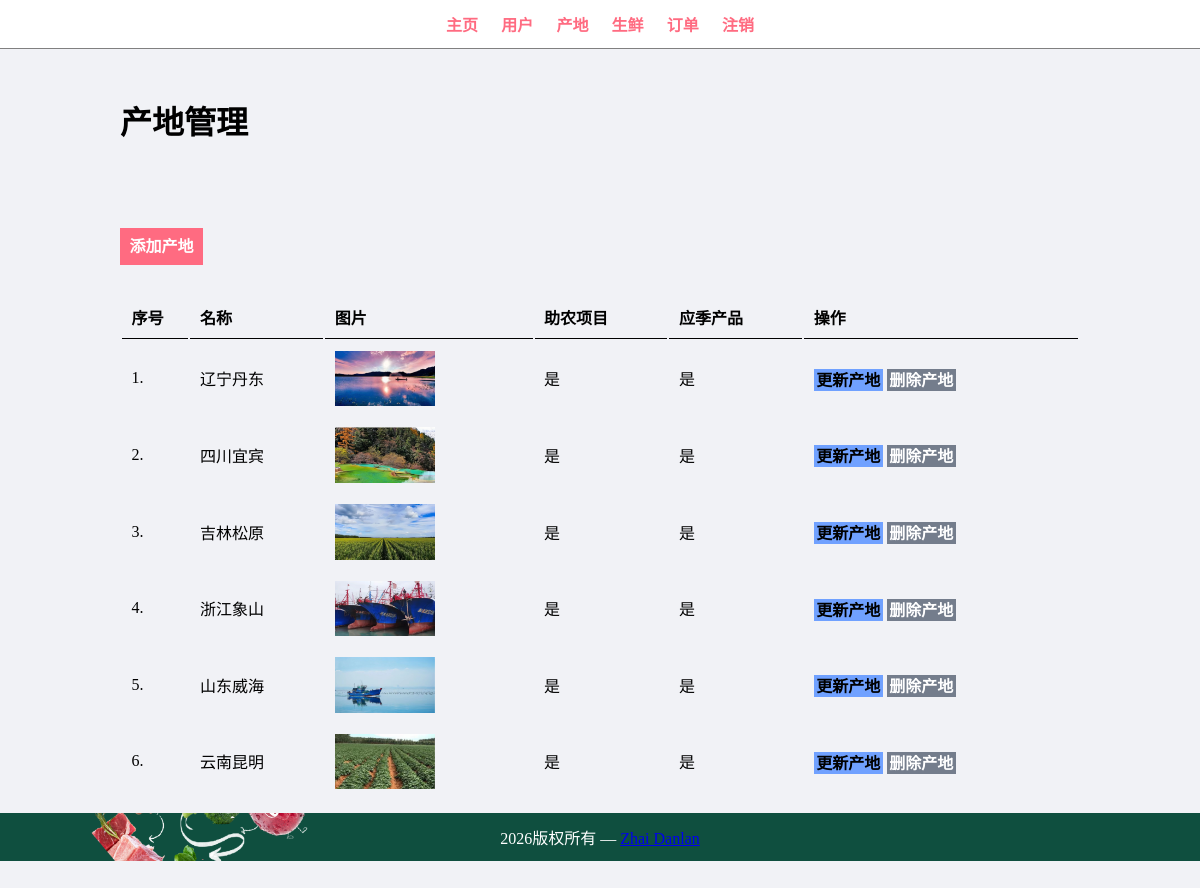
Page /admin/manage-area.php (signed in) on the committed database.
### tables this page shows
CREATE TABLE IF NOT EXISTS `tbl_area` (
  `id` int(10) unsigned NOT NULL AUTO_INCREMENT,
  `title` varchar(100) NOT NULL,
  `image_name` varchar(255) NOT NULL,
  `featured` varchar(10) NOT NULL,
  `active` varchar(10) NOT NULL,
  PRIMARY KEY (`id`)
);

### admin/manage-area.php (the view, shortened to what this page needs)
<?php include('partials/menu.php');?>
<div class="main-content">
    <div class="wrapper">
       <h1>产地管理</h1>
       <br /><br /><br />
       <br><br>
             <a href="<?php echo SITEURL;?>admin/add-area.php" class="btn-primary">添加产地</a>
             <br /><br /><br />
             <table class="tbl-full">
                 <tr>
                     <th>序号</th>
                     <th>名称</th>
                     <th>图片</th>
                     <th>助农项目</th>
                     <th>应季产品</th>
                     <th>操作</th>
                 </tr>
                 <?php
                    $sql = "SELECT * FROM tbl_area";
                    $res = mysqli_query($conn,$sql);
                    $count = mysqli_num_rows($res);
                    $sn=1;
                    if($count>0)
                    {
                        while($row=mysqli_fetch_assoc($res))
                        {
                            $id = $row['id'];
                            $title = $row['title'];
                            $image_name = $row['image_name'];
                            $featured = $row['featured'];
                            $active = $row['active'];
                            ?>
                                <tr>
                                  <td><?php echo $sn++; ?>. </td>
                                  <td><?php echo $title; ?></td>
                                  <td>
                                      <?php
                                      if($image_name!="")
                                      {
                                          ?>
                                      <img src="<?php echo SITEURL;?>images/area/<?php echo $image_name; ?>" width="100px" >
                                      <?php
                                      }
                                      else
                                      {
                                          echo "<div class='error'>图片添加失败</div>";
                                      }
                                      ?>
                                  </td>
                                  <td><?php echo $featured;?></td>
                                  <td><?php echo $active;?></td>
                                  <td>
                                      <a href="<?php echo SITEURL; ?>admin/update-area.php?id=<?php echo $id; ?>" class="btn-secondary">更新产地</a>
                                      <a href="<?php echo SITEURL; ?>admin/delete-area.php?id=<?php echo $id; ?>&image_name=<?php echo $image_name; ?>" class="btn-danger">删除产地
                                  </td>
                                </tr>
                            <?php
                        }
                    }
                    else
                    {
                        ?>
                 <tr>
                     <td colspan="6"><div class="error">产地未添加</div></td>
                 </tr>
                 <?php
                    }
                 ?>
             </table>
</div>
<?php include('partials/footer.php');?>

### admin/partials/menu.php (shortened to what this page needs)
<html>
    <head>
        <link rel="stylesheet" href="../css/admin.css">
    </head>
    <body>
        <div class="menu text-center">
            <div class="wrapper">
                <ul>
                    <li><a href="index.php">主页</a></li>
                    <li><a href="manage-admin.php">用户</a></li>
                    <li><a href="manage-area.php">产地</a></li>
                    <li><a href="manage-product.php">生鲜</a></li>
                    <li><a href="manage-order.php">订单</a></li>
                    <li><a href="logout.php">注销</a></li>
                </ul>
            </div>
        </div>

### admin/partials/footer.php
  <div class="footer">
            <div class="wrapper">
                <p class="text-center">2026版权所有 — <a href="#">Zhai Danlan</a></p>
            </div>
        </div>
    </body>
</html>

### css/admin.css (style rules this page uses)
* { margin:0; padding: 0; font-family: 'KaiTi_GB2312','Microsoft Yahei'; }
.wrapper { padding: 1%; width: 80%; margin: 0 auto; }
.text-center { text-align: center; }
.tbl-full { width: 100%; }
table tr th { border-bottom: 1px solid black; padding: 1%; text-align: left; }
table tr td { padding: 1%; }
.btn-primary { background-color: #ff6b81; padding: 1%; color: white; text-decoration: none; font-weight: bold; }
.btn-secondary { background-color: #70a1ff; padding: 1%; color: black; text-decoration: none; font-weight: bold; }
.btn-danger { background-color: #747d8c; padding: 1%; color: white; text-decoration: none; font-weight: bold; }
.menu { border-bottom: 1px solid grey; }
.menu ul { list-style-type: none; }
.menu ul li { display: inline; padding: 1%; }
.menu ul li a { text-decoration: none; font-weight: bold; color: #ff6b81; }
.main-content { background-color: #f1f2f6; padding: 3% 0; }
.footer { color: white; background-image: url(../images/bg.png); background-size: cover; background-repeat: no-repeat; background-position: center; }

### rows in the picture
tbl_area: title "辽宁丹东", image_name (picture), featured "是", active "是"
tbl_area: title "四川宜宾", image_name (picture), featured "是", active "是"
tbl_area: title "吉林松原", image_name (picture), featured "是", active "是"
tbl_area: title "浙江象山", image_name (picture), featured "是", active "是"
tbl_area: title "山东威海", image_name (picture), featured "是", active "是"
tbl_area: title "云南昆明", image_name (picture), featured "是", active "是"
